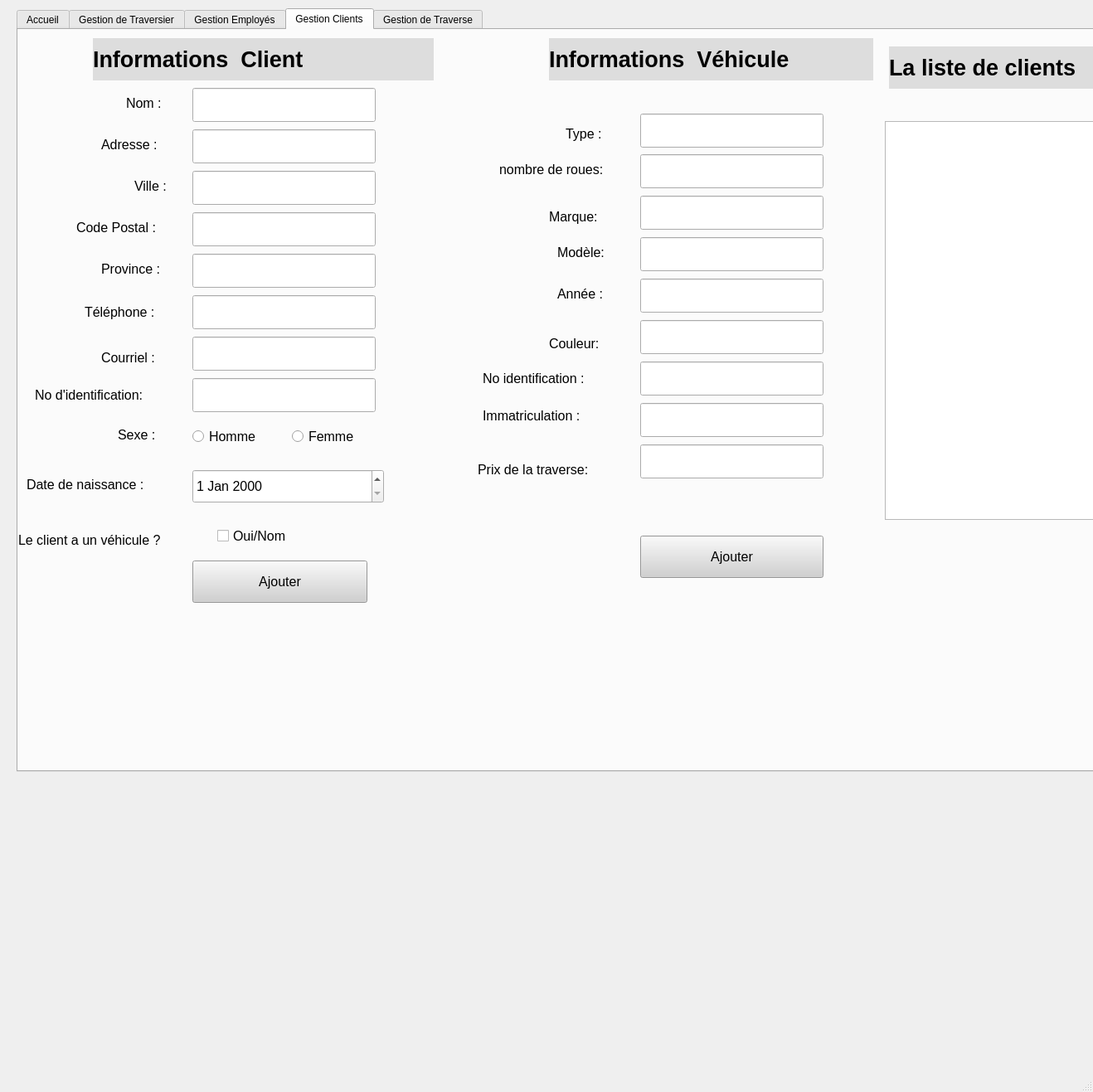
<?xml version="1.0" encoding="UTF-8"?>
<ui version="4.0">
 <class>MainWindow</class>
 <widget class="QMainWindow" name="MainWindow">
  <property name="geometry">
   <rect>
    <x>0</x>
    <y>0</y>
    <width>1318</width>
    <height>1317</height>
   </rect>
  </property>
  <property name="windowTitle">
   <string>MainWindow</string>
  </property>
  <widget class="QWidget" name="centralwidget">
   <widget class="QTabWidget" name="tabWidget">
    <property name="geometry">
     <rect>
      <x>20</x>
      <y>10</y>
      <width>1591</width>
      <height>921</height>
     </rect>
    </property>
    <property name="font">
     <font>
      <weight>50</weight>
      <bold>false</bold>
     </font>
    </property>
    <property name="currentIndex">
     <number>3</number>
    </property>
    <widget class="QWidget" name="tab">
     <attribute name="title">
      <string>Accueil</string>
     </attribute>
    </widget>
    <widget class="QWidget" name="tab_4">
     <attribute name="title">
      <string>Gestion de Traversier</string>
     </attribute>
     <widget class="QLabel" name="label">
      <property name="geometry">
       <rect>
        <x>30</x>
        <y>0</y>
        <width>411</width>
        <height>51</height>
       </rect>
      </property>
      <property name="font">
       <font>
        <pointsize>20</pointsize>
        <weight>75</weight>
        <bold>true</bold>
       </font>
      </property>
      <property name="styleSheet">
       <string notr="true">background-color: rgb(221, 221, 221);</string>
      </property>
      <property name="text">
       <string>Informations  traversier</string>
      </property>
     </widget>
     <widget class="QTextEdit" name="textEdit_2">
      <property name="geometry">
       <rect>
        <x>170</x>
        <y>90</y>
        <width>191</width>
        <height>41</height>
       </rect>
      </property>
      <property name="font">
       <font>
        <pointsize>12</pointsize>
       </font>
      </property>
     </widget>
     <widget class="QTextEdit" name="textEdit_3">
      <property name="geometry">
       <rect>
        <x>170</x>
        <y>150</y>
        <width>191</width>
        <height>41</height>
       </rect>
      </property>
      <property name="font">
       <font>
        <pointsize>12</pointsize>
       </font>
      </property>
     </widget>
     <widget class="QTextEdit" name="textEdit_4">
      <property name="geometry">
       <rect>
        <x>170</x>
        <y>210</y>
        <width>191</width>
        <height>41</height>
       </rect>
      </property>
      <property name="font">
       <font>
        <pointsize>12</pointsize>
       </font>
      </property>
     </widget>
     <widget class="QTextEdit" name="textEdit_5">
      <property name="geometry">
       <rect>
        <x>170</x>
        <y>270</y>
        <width>191</width>
        <height>41</height>
       </rect>
      </property>
      <property name="font">
       <font>
        <pointsize>12</pointsize>
       </font>
      </property>
     </widget>
     <widget class="QTextEdit" name="textEdit_6">
      <property name="geometry">
       <rect>
        <x>170</x>
        <y>320</y>
        <width>191</width>
        <height>41</height>
       </rect>
      </property>
      <property name="font">
       <font>
        <pointsize>12</pointsize>
       </font>
      </property>
     </widget>
     <widget class="QPushButton" name="pushButton">
      <property name="geometry">
       <rect>
        <x>170</x>
        <y>400</y>
        <width>191</width>
        <height>41</height>
       </rect>
      </property>
      <property name="text">
       <string>PushButton</string>
      </property>
     </widget>
     <widget class="QLabel" name="label_2">
      <property name="geometry">
       <rect>
        <x>30</x>
        <y>100</y>
        <width>91</width>
        <height>31</height>
       </rect>
      </property>
      <property name="font">
       <font>
        <pointsize>12</pointsize>
        <weight>50</weight>
        <bold>false</bold>
       </font>
      </property>
      <property name="text">
       <string>Nom :</string>
      </property>
     </widget>
     <widget class="QLabel" name="label_3">
      <property name="geometry">
       <rect>
        <x>10</x>
        <y>150</y>
        <width>141</width>
        <height>31</height>
       </rect>
      </property>
      <property name="font">
       <font>
        <pointsize>12</pointsize>
        <weight>50</weight>
        <bold>false</bold>
       </font>
      </property>
      <property name="text">
       <string>Capacité de personnes</string>
      </property>
     </widget>
     <widget class="QTabWidget" name="tabWidget_2">
      <property name="geometry">
       <rect>
        <x>10</x>
        <y>-30</y>
        <width>1031</width>
        <height>711</height>
       </rect>
      </property>
      <property name="currentIndex">
       <number>3</number>
      </property>
      <widget class="QWidget" name="tab_6">
       <attribute name="title">
        <string>Accueil</string>
       </attribute>
      </widget>
      <widget class="QWidget" name="tab_7">
       <attribute name="title">
        <string>Gestion Employés</string>
       </attribute>
      </widget>
      <widget class="QWidget" name="tab_8">
       <attribute name="title">
        <string>Gestion Clients</string>
       </attribute>
      </widget>
      <widget class="QWidget" name="tab_9">
       <attribute name="title">
        <string>Gestion de Traversier</string>
       </attribute>
       <widget class="QLabel" name="label_4">
        <property name="geometry">
         <rect>
          <x>30</x>
          <y>0</y>
          <width>411</width>
          <height>51</height>
         </rect>
        </property>
        <property name="font">
         <font>
          <pointsize>20</pointsize>
          <weight>75</weight>
          <bold>true</bold>
         </font>
        </property>
        <property name="styleSheet">
         <string notr="true">background-color: rgb(221, 221, 221);</string>
        </property>
        <property name="text">
         <string>Informations  traversier</string>
        </property>
       </widget>
       <widget class="QPushButton" name="btnAjouterTraversier">
        <property name="geometry">
         <rect>
          <x>270</x>
          <y>410</y>
          <width>191</width>
          <height>41</height>
         </rect>
        </property>
        <property name="font">
         <font>
          <pointsize>12</pointsize>
          <weight>75</weight>
          <bold>true</bold>
         </font>
        </property>
        <property name="styleSheet">
         <string notr="true">background-color: rgb(206, 206, 206);
color: rgb(0, 0, 0);</string>
        </property>
        <property name="text">
         <string>Ajouter</string>
        </property>
       </widget>
       <widget class="QLabel" name="label_5">
        <property name="geometry">
         <rect>
          <x>190</x>
          <y>110</y>
          <width>61</width>
          <height>31</height>
         </rect>
        </property>
        <property name="font">
         <font>
          <pointsize>12</pointsize>
          <weight>50</weight>
          <bold>false</bold>
         </font>
        </property>
        <property name="text">
         <string>Nom :</string>
        </property>
       </widget>
       <widget class="QLabel" name="label_6">
        <property name="geometry">
         <rect>
          <x>30</x>
          <y>220</y>
          <width>181</width>
          <height>31</height>
         </rect>
        </property>
        <property name="font">
         <font>
          <pointsize>12</pointsize>
          <weight>50</weight>
          <bold>false</bold>
         </font>
        </property>
        <property name="text">
         <string>Capacité de personnes :</string>
        </property>
       </widget>
       <widget class="QLabel" name="label_7">
        <property name="geometry">
         <rect>
          <x>70</x>
          <y>170</y>
          <width>171</width>
          <height>31</height>
         </rect>
        </property>
        <property name="font">
         <font>
          <pointsize>12</pointsize>
          <weight>50</weight>
          <bold>false</bold>
         </font>
        </property>
        <property name="text">
         <string>Capacité de Véhicules :</string>
        </property>
       </widget>
       <widget class="QLabel" name="label_8">
        <property name="geometry">
         <rect>
          <x>50</x>
          <y>290</y>
          <width>201</width>
          <height>31</height>
         </rect>
        </property>
        <property name="font">
         <font>
          <pointsize>12</pointsize>
          <weight>50</weight>
          <bold>false</bold>
         </font>
        </property>
        <property name="text">
         <string>Année de fabrication :</string>
        </property>
       </widget>
       <widget class="QDateEdit" name="dateFabrication">
        <property name="geometry">
         <rect>
          <x>270</x>
          <y>270</y>
          <width>211</width>
          <height>41</height>
         </rect>
        </property>
        <property name="font">
         <font>
          <pointsize>12</pointsize>
          <weight>50</weight>
          <bold>false</bold>
         </font>
        </property>
       </widget>
       <widget class="QLabel" name="label_9">
        <property name="geometry">
         <rect>
          <x>20</x>
          <y>330</y>
          <width>181</width>
          <height>31</height>
         </rect>
        </property>
        <property name="font">
         <font>
          <pointsize>12</pointsize>
          <weight>50</weight>
          <bold>false</bold>
         </font>
        </property>
        <property name="text">
         <string>Date de mise en service :</string>
        </property>
       </widget>
       <widget class="QDateEdit" name="dateMiseService">
        <property name="geometry">
         <rect>
          <x>270</x>
          <y>320</y>
          <width>211</width>
          <height>41</height>
         </rect>
        </property>
        <property name="font">
         <font>
          <pointsize>12</pointsize>
          <weight>50</weight>
          <bold>false</bold>
         </font>
        </property>
       </widget>
       <widget class="QListWidget" name="listEmployeTraversier">
        <property name="geometry">
         <rect>
          <x>530</x>
          <y>130</y>
          <width>461</width>
          <height>501</height>
         </rect>
        </property>
        <property name="font">
         <font>
          <weight>75</weight>
          <bold>true</bold>
         </font>
        </property>
       </widget>
       <widget class="QLabel" name="label_10">
        <property name="geometry">
         <rect>
          <x>580</x>
          <y>70</y>
          <width>371</width>
          <height>51</height>
         </rect>
        </property>
        <property name="font">
         <font>
          <pointsize>20</pointsize>
          <weight>75</weight>
          <bold>true</bold>
         </font>
        </property>
        <property name="styleSheet">
         <string notr="true">background-color: rgb(221, 221, 221);</string>
        </property>
        <property name="text">
         <string>La liste des employés</string>
        </property>
       </widget>
       <widget class="QLineEdit" name="edtNomTraversier">
        <property name="geometry">
         <rect>
          <x>270</x>
          <y>110</y>
          <width>211</width>
          <height>41</height>
         </rect>
        </property>
       </widget>
       <widget class="QLineEdit" name="edtCapaciteVehicule">
        <property name="geometry">
         <rect>
          <x>270</x>
          <y>160</y>
          <width>211</width>
          <height>41</height>
         </rect>
        </property>
       </widget>
       <widget class="QLineEdit" name="edtCapacitePersonne">
        <property name="geometry">
         <rect>
          <x>270</x>
          <y>210</y>
          <width>211</width>
          <height>41</height>
         </rect>
        </property>
       </widget>
      </widget>
      <widget class="QWidget" name="tab_10">
       <attribute name="title">
        <string>Gestion de Traverse</string>
       </attribute>
      </widget>
     </widget>
    </widget>
    <widget class="QWidget" name="tab_2">
     <attribute name="title">
      <string>Gestion Employés</string>
     </attribute>
     <widget class="QLabel" name="label_11">
      <property name="geometry">
       <rect>
        <x>120</x>
        <y>70</y>
        <width>55</width>
        <height>16</height>
       </rect>
      </property>
      <property name="font">
       <font>
        <pointsize>12</pointsize>
       </font>
      </property>
      <property name="text">
       <string>Nom :</string>
      </property>
     </widget>
     <widget class="QLabel" name="label_13">
      <property name="geometry">
       <rect>
        <x>90</x>
        <y>120</y>
        <width>81</width>
        <height>16</height>
       </rect>
      </property>
      <property name="font">
       <font>
        <pointsize>12</pointsize>
       </font>
      </property>
      <property name="text">
       <string>Adresse :</string>
      </property>
     </widget>
     <widget class="QLabel" name="label_14">
      <property name="geometry">
       <rect>
        <x>120</x>
        <y>170</y>
        <width>55</width>
        <height>16</height>
       </rect>
      </property>
      <property name="font">
       <font>
        <pointsize>12</pointsize>
       </font>
      </property>
      <property name="text">
       <string>Ville :</string>
      </property>
     </widget>
     <widget class="QLabel" name="label_15">
      <property name="geometry">
       <rect>
        <x>90</x>
        <y>280</y>
        <width>101</width>
        <height>16</height>
       </rect>
      </property>
      <property name="font">
       <font>
        <pointsize>12</pointsize>
       </font>
      </property>
      <property name="text">
       <string>Province :</string>
      </property>
     </widget>
     <widget class="QLabel" name="label_16">
      <property name="geometry">
       <rect>
        <x>60</x>
        <y>220</y>
        <width>131</width>
        <height>16</height>
       </rect>
      </property>
      <property name="font">
       <font>
        <pointsize>12</pointsize>
       </font>
      </property>
      <property name="text">
       <string>Code Postal :</string>
      </property>
     </widget>
     <widget class="QLabel" name="label_17">
      <property name="geometry">
       <rect>
        <x>70</x>
        <y>310</y>
        <width>121</width>
        <height>41</height>
       </rect>
      </property>
      <property name="font">
       <font>
        <pointsize>12</pointsize>
       </font>
      </property>
      <property name="text">
       <string>Téléphone :</string>
      </property>
     </widget>
     <widget class="QLabel" name="label_18">
      <property name="geometry">
       <rect>
        <x>80</x>
        <y>360</y>
        <width>101</width>
        <height>31</height>
       </rect>
      </property>
      <property name="font">
       <font>
        <pointsize>12</pointsize>
       </font>
      </property>
      <property name="text">
       <string>Courriel :</string>
      </property>
     </widget>
     <widget class="QLabel" name="label_19">
      <property name="geometry">
       <rect>
        <x>10</x>
        <y>540</y>
        <width>171</width>
        <height>16</height>
       </rect>
      </property>
      <property name="font">
       <font>
        <pointsize>12</pointsize>
       </font>
      </property>
      <property name="text">
       <string>Date d'embauche :</string>
      </property>
     </widget>
     <widget class="QLabel" name="label_20">
      <property name="geometry">
       <rect>
        <x>120</x>
        <y>430</y>
        <width>55</width>
        <height>16</height>
       </rect>
      </property>
      <property name="font">
       <font>
        <pointsize>12</pointsize>
       </font>
      </property>
      <property name="text">
       <string>No :</string>
      </property>
     </widget>
     <widget class="QLabel" name="label_21">
      <property name="geometry">
       <rect>
        <x>0</x>
        <y>480</y>
        <width>191</width>
        <height>16</height>
       </rect>
      </property>
      <property name="font">
       <font>
        <pointsize>12</pointsize>
       </font>
      </property>
      <property name="text">
       <string>No assurance social :</string>
      </property>
     </widget>
     <widget class="QLabel" name="label_22">
      <property name="geometry">
       <rect>
        <x>50</x>
        <y>580</y>
        <width>131</width>
        <height>31</height>
       </rect>
      </property>
      <property name="font">
       <font>
        <pointsize>12</pointsize>
       </font>
      </property>
      <property name="text">
       <string>Date d'arrêt :</string>
      </property>
     </widget>
     <widget class="QDateEdit" name="dateEmbauche">
      <property name="geometry">
       <rect>
        <x>200</x>
        <y>530</y>
        <width>231</width>
        <height>41</height>
       </rect>
      </property>
      <property name="font">
       <font>
        <pointsize>12</pointsize>
        <weight>50</weight>
        <bold>false</bold>
       </font>
      </property>
     </widget>
     <widget class="QDateEdit" name="dateArret">
      <property name="geometry">
       <rect>
        <x>200</x>
        <y>580</y>
        <width>231</width>
        <height>41</height>
       </rect>
      </property>
      <property name="font">
       <font>
        <pointsize>12</pointsize>
        <weight>50</weight>
        <bold>false</bold>
       </font>
      </property>
     </widget>
     <widget class="QPushButton" name="btnAjouterEmploye">
      <property name="geometry">
       <rect>
        <x>200</x>
        <y>650</y>
        <width>231</width>
        <height>71</height>
       </rect>
      </property>
      <property name="font">
       <font>
        <pointsize>12</pointsize>
       </font>
      </property>
      <property name="styleSheet">
       <string notr="true">background-color: rgb(208, 208, 208);</string>
      </property>
      <property name="text">
       <string>Ajouter</string>
      </property>
     </widget>
     <widget class="QLabel" name="label_23">
      <property name="geometry">
       <rect>
        <x>80</x>
        <y>0</y>
        <width>411</width>
        <height>51</height>
       </rect>
      </property>
      <property name="font">
       <font>
        <pointsize>20</pointsize>
        <weight>75</weight>
        <bold>true</bold>
       </font>
      </property>
      <property name="styleSheet">
       <string notr="true">background-color: rgb(221, 221, 221);</string>
      </property>
      <property name="text">
       <string>Informations  Emplyé</string>
      </property>
     </widget>
     <widget class="QLabel" name="label_41">
      <property name="geometry">
       <rect>
        <x>590</x>
        <y>20</y>
        <width>371</width>
        <height>51</height>
       </rect>
      </property>
      <property name="font">
       <font>
        <pointsize>20</pointsize>
        <weight>75</weight>
        <bold>true</bold>
       </font>
      </property>
      <property name="styleSheet">
       <string notr="true">background-color: rgb(221, 221, 221);</string>
      </property>
      <property name="text">
       <string>La liste des employés</string>
      </property>
     </widget>
     <widget class="QListWidget" name="listEmploye">
      <property name="geometry">
       <rect>
        <x>540</x>
        <y>80</y>
        <width>461</width>
        <height>581</height>
       </rect>
      </property>
      <property name="font">
       <font>
        <pointsize>12</pointsize>
        <weight>75</weight>
        <bold>true</bold>
       </font>
      </property>
     </widget>
     <widget class="QLineEdit" name="edtNomEmp">
      <property name="geometry">
       <rect>
        <x>200</x>
        <y>60</y>
        <width>231</width>
        <height>41</height>
       </rect>
      </property>
      <property name="font">
       <font>
        <pointsize>12</pointsize>
       </font>
      </property>
     </widget>
     <widget class="QLineEdit" name="edtAdresseEmploye">
      <property name="geometry">
       <rect>
        <x>200</x>
        <y>110</y>
        <width>231</width>
        <height>41</height>
       </rect>
      </property>
      <property name="font">
       <font>
        <pointsize>12</pointsize>
       </font>
      </property>
     </widget>
     <widget class="QLineEdit" name="edtVilleEmploye">
      <property name="geometry">
       <rect>
        <x>200</x>
        <y>160</y>
        <width>231</width>
        <height>41</height>
       </rect>
      </property>
      <property name="font">
       <font>
        <pointsize>12</pointsize>
       </font>
      </property>
     </widget>
     <widget class="QLineEdit" name="edtCodePostalEmploye">
      <property name="geometry">
       <rect>
        <x>200</x>
        <y>210</y>
        <width>231</width>
        <height>41</height>
       </rect>
      </property>
      <property name="font">
       <font>
        <pointsize>12</pointsize>
       </font>
      </property>
     </widget>
     <widget class="QLineEdit" name="edtProvinceEmploye">
      <property name="geometry">
       <rect>
        <x>200</x>
        <y>260</y>
        <width>231</width>
        <height>41</height>
       </rect>
      </property>
      <property name="font">
       <font>
        <pointsize>12</pointsize>
       </font>
      </property>
     </widget>
     <widget class="QLineEdit" name="edtTelephoneEmploye">
      <property name="geometry">
       <rect>
        <x>200</x>
        <y>310</y>
        <width>231</width>
        <height>41</height>
       </rect>
      </property>
      <property name="font">
       <font>
        <pointsize>12</pointsize>
       </font>
      </property>
     </widget>
     <widget class="QLineEdit" name="edtCourrielEmploye">
      <property name="geometry">
       <rect>
        <x>200</x>
        <y>360</y>
        <width>231</width>
        <height>41</height>
       </rect>
      </property>
      <property name="font">
       <font>
        <pointsize>12</pointsize>
       </font>
      </property>
     </widget>
     <widget class="QLineEdit" name="edtNoEmploye">
      <property name="geometry">
       <rect>
        <x>200</x>
        <y>420</y>
        <width>231</width>
        <height>41</height>
       </rect>
      </property>
      <property name="font">
       <font>
        <pointsize>12</pointsize>
       </font>
      </property>
     </widget>
     <widget class="QLineEdit" name="edtNasEmploye">
      <property name="geometry">
       <rect>
        <x>200</x>
        <y>470</y>
        <width>231</width>
        <height>31</height>
       </rect>
      </property>
      <property name="font">
       <font>
        <pointsize>12</pointsize>
       </font>
      </property>
     </widget>
    </widget>
    <widget class="QWidget" name="tab_3">
     <attribute name="title">
      <string>Gestion Clients</string>
     </attribute>
     <widget class="QLabel" name="label_24">
      <property name="geometry">
       <rect>
        <x>90</x>
        <y>10</y>
        <width>411</width>
        <height>51</height>
       </rect>
      </property>
      <property name="font">
       <font>
        <pointsize>20</pointsize>
        <weight>75</weight>
        <bold>true</bold>
       </font>
      </property>
      <property name="styleSheet">
       <string notr="true">background-color: rgb(221, 221, 221);</string>
      </property>
      <property name="text">
       <string>Informations  Client</string>
      </property>
     </widget>
     <widget class="QLabel" name="label_25">
      <property name="geometry">
       <rect>
        <x>120</x>
        <y>480</y>
        <width>71</width>
        <height>16</height>
       </rect>
      </property>
      <property name="font">
       <font>
        <pointsize>12</pointsize>
       </font>
      </property>
      <property name="text">
       <string>Sexe :</string>
      </property>
     </widget>
     <widget class="QLabel" name="label_26">
      <property name="geometry">
       <rect>
        <x>140</x>
        <y>180</y>
        <width>55</width>
        <height>16</height>
       </rect>
      </property>
      <property name="font">
       <font>
        <pointsize>12</pointsize>
       </font>
      </property>
      <property name="text">
       <string>Ville :</string>
      </property>
     </widget>
     <widget class="QDateEdit" name="dateNaissance">
      <property name="geometry">
       <rect>
        <x>210</x>
        <y>530</y>
        <width>231</width>
        <height>41</height>
       </rect>
      </property>
      <property name="font">
       <font>
        <pointsize>12</pointsize>
        <weight>50</weight>
        <bold>false</bold>
       </font>
      </property>
     </widget>
     <widget class="QLabel" name="label_27">
      <property name="geometry">
       <rect>
        <x>70</x>
        <y>230</y>
        <width>131</width>
        <height>16</height>
       </rect>
      </property>
      <property name="font">
       <font>
        <pointsize>12</pointsize>
       </font>
      </property>
      <property name="text">
       <string>Code Postal :</string>
      </property>
     </widget>
     <widget class="QLabel" name="label_28">
      <property name="geometry">
       <rect>
        <x>0</x>
        <y>600</y>
        <width>221</width>
        <height>31</height>
       </rect>
      </property>
      <property name="font">
       <font>
        <pointsize>12</pointsize>
       </font>
      </property>
      <property name="text">
       <string>Le client a un véhicule ?</string>
      </property>
     </widget>
     <widget class="QPushButton" name="btnAjouterClient">
      <property name="geometry">
       <rect>
        <x>210</x>
        <y>640</y>
        <width>211</width>
        <height>51</height>
       </rect>
      </property>
      <property name="font">
       <font>
        <pointsize>12</pointsize>
       </font>
      </property>
      <property name="styleSheet">
       <string notr="true">background-color: rgb(208, 208, 208);</string>
      </property>
      <property name="text">
       <string>Ajouter</string>
      </property>
     </widget>
     <widget class="QLabel" name="label_29">
      <property name="geometry">
       <rect>
        <x>80</x>
        <y>320</y>
        <width>121</width>
        <height>41</height>
       </rect>
      </property>
      <property name="font">
       <font>
        <pointsize>12</pointsize>
       </font>
      </property>
      <property name="text">
       <string>Téléphone :</string>
      </property>
     </widget>
     <widget class="QLabel" name="label_30">
      <property name="geometry">
       <rect>
        <x>100</x>
        <y>380</y>
        <width>101</width>
        <height>31</height>
       </rect>
      </property>
      <property name="font">
       <font>
        <pointsize>12</pointsize>
       </font>
      </property>
      <property name="text">
       <string>Courriel :</string>
      </property>
     </widget>
     <widget class="QLabel" name="label_31">
      <property name="geometry">
       <rect>
        <x>130</x>
        <y>80</y>
        <width>55</width>
        <height>16</height>
       </rect>
      </property>
      <property name="font">
       <font>
        <pointsize>12</pointsize>
       </font>
      </property>
      <property name="text">
       <string>Nom :</string>
      </property>
     </widget>
     <widget class="QLabel" name="label_33">
      <property name="geometry">
       <rect>
        <x>20</x>
        <y>430</y>
        <width>181</width>
        <height>20</height>
       </rect>
      </property>
      <property name="font">
       <font>
        <pointsize>12</pointsize>
       </font>
      </property>
      <property name="text">
       <string>No d'identification:</string>
      </property>
     </widget>
     <widget class="QLabel" name="label_34">
      <property name="geometry">
       <rect>
        <x>10</x>
        <y>540</y>
        <width>181</width>
        <height>16</height>
       </rect>
      </property>
      <property name="font">
       <font>
        <pointsize>12</pointsize>
       </font>
      </property>
      <property name="text">
       <string>Date de naissance :</string>
      </property>
     </widget>
     <widget class="QLabel" name="label_35">
      <property name="geometry">
       <rect>
        <x>100</x>
        <y>280</y>
        <width>101</width>
        <height>16</height>
       </rect>
      </property>
      <property name="font">
       <font>
        <pointsize>12</pointsize>
       </font>
      </property>
      <property name="text">
       <string>Province :</string>
      </property>
     </widget>
     <widget class="QLabel" name="label_36">
      <property name="geometry">
       <rect>
        <x>100</x>
        <y>130</y>
        <width>81</width>
        <height>16</height>
       </rect>
      </property>
      <property name="font">
       <font>
        <pointsize>12</pointsize>
       </font>
      </property>
      <property name="text">
       <string>Adresse :</string>
      </property>
     </widget>
     <widget class="QRadioButton" name="rdbHomme">
      <property name="geometry">
       <rect>
        <x>210</x>
        <y>480</y>
        <width>95</width>
        <height>20</height>
       </rect>
      </property>
      <property name="font">
       <font>
        <pointsize>12</pointsize>
       </font>
      </property>
      <property name="text">
       <string>Homme</string>
      </property>
     </widget>
     <widget class="QRadioButton" name="rdbFemme">
      <property name="geometry">
       <rect>
        <x>330</x>
        <y>480</y>
        <width>95</width>
        <height>20</height>
       </rect>
      </property>
      <property name="font">
       <font>
        <pointsize>12</pointsize>
       </font>
      </property>
      <property name="text">
       <string>Femme</string>
      </property>
     </widget>
     <widget class="QCheckBox" name="asVehicule">
      <property name="geometry">
       <rect>
        <x>240</x>
        <y>600</y>
        <width>181</width>
        <height>20</height>
       </rect>
      </property>
      <property name="font">
       <font>
        <pointsize>12</pointsize>
       </font>
      </property>
      <property name="text">
       <string>Oui/Nom</string>
      </property>
     </widget>
     <widget class="QLabel" name="label_37">
      <property name="geometry">
       <rect>
        <x>640</x>
        <y>10</y>
        <width>391</width>
        <height>51</height>
       </rect>
      </property>
      <property name="font">
       <font>
        <pointsize>20</pointsize>
        <weight>75</weight>
        <bold>true</bold>
       </font>
      </property>
      <property name="styleSheet">
       <string notr="true">background-color: rgb(221, 221, 221);</string>
      </property>
      <property name="text">
       <string>Informations  Véhicule</string>
      </property>
     </widget>
     <widget class="QLabel" name="label_39">
      <property name="geometry">
       <rect>
        <x>650</x>
        <y>260</y>
        <width>71</width>
        <height>16</height>
       </rect>
      </property>
      <property name="font">
       <font>
        <pointsize>12</pointsize>
       </font>
      </property>
      <property name="text">
       <string>Modèle:</string>
      </property>
     </widget>
     <widget class="QLabel" name="label_40">
      <property name="geometry">
       <rect>
        <x>650</x>
        <y>310</y>
        <width>81</width>
        <height>16</height>
       </rect>
      </property>
      <property name="font">
       <font>
        <pointsize>12</pointsize>
       </font>
      </property>
      <property name="text">
       <string>Année :</string>
      </property>
     </widget>
     <widget class="QPushButton" name="btnAjouterVehicule">
      <property name="geometry">
       <rect>
        <x>750</x>
        <y>610</y>
        <width>221</width>
        <height>51</height>
       </rect>
      </property>
      <property name="font">
       <font>
        <pointsize>12</pointsize>
       </font>
      </property>
      <property name="styleSheet">
       <string notr="true">background-color: rgb(208, 208, 208);</string>
      </property>
      <property name="text">
       <string>Ajouter</string>
      </property>
     </widget>
     <widget class="QLabel" name="label_42">
      <property name="geometry">
       <rect>
        <x>560</x>
        <y>400</y>
        <width>161</width>
        <height>41</height>
       </rect>
      </property>
      <property name="font">
       <font>
        <pointsize>12</pointsize>
       </font>
      </property>
      <property name="text">
       <string>No identification :</string>
      </property>
     </widget>
     <widget class="QLabel" name="label_43">
      <property name="geometry">
       <rect>
        <x>560</x>
        <y>450</y>
        <width>161</width>
        <height>31</height>
       </rect>
      </property>
      <property name="font">
       <font>
        <pointsize>12</pointsize>
       </font>
      </property>
      <property name="text">
       <string>Immatriculation :</string>
      </property>
     </widget>
     <widget class="QLabel" name="label_44">
      <property name="geometry">
       <rect>
        <x>660</x>
        <y>110</y>
        <width>55</width>
        <height>31</height>
       </rect>
      </property>
      <property name="font">
       <font>
        <pointsize>12</pointsize>
       </font>
      </property>
      <property name="text">
       <string>Type :</string>
      </property>
     </widget>
     <widget class="QLabel" name="label_45">
      <property name="geometry">
       <rect>
        <x>580</x>
        <y>160</y>
        <width>161</width>
        <height>16</height>
       </rect>
      </property>
      <property name="font">
       <font>
        <pointsize>12</pointsize>
       </font>
      </property>
      <property name="text">
       <string>nombre de roues:</string>
      </property>
     </widget>
     <widget class="QLabel" name="label_46">
      <property name="geometry">
       <rect>
        <x>554</x>
        <y>520</y>
        <width>171</width>
        <height>20</height>
       </rect>
      </property>
      <property name="font">
       <font>
        <pointsize>12</pointsize>
       </font>
      </property>
      <property name="text">
       <string>Prix de la traverse:</string>
      </property>
     </widget>
     <widget class="QLabel" name="label_48">
      <property name="geometry">
       <rect>
        <x>640</x>
        <y>370</y>
        <width>101</width>
        <height>16</height>
       </rect>
      </property>
      <property name="font">
       <font>
        <pointsize>12</pointsize>
       </font>
      </property>
      <property name="text">
       <string>Couleur:</string>
      </property>
     </widget>
     <widget class="QLabel" name="label_49">
      <property name="geometry">
       <rect>
        <x>640</x>
        <y>210</y>
        <width>81</width>
        <height>31</height>
       </rect>
      </property>
      <property name="font">
       <font>
        <pointsize>12</pointsize>
       </font>
      </property>
      <property name="text">
       <string>Marque:</string>
      </property>
     </widget>
     <widget class="QListWidget" name="listClient">
      <property name="geometry">
       <rect>
        <x>1045</x>
        <y>110</y>
        <width>331</width>
        <height>481</height>
       </rect>
      </property>
     </widget>
     <widget class="QLabel" name="label_38">
      <property name="geometry">
       <rect>
        <x>1050</x>
        <y>20</y>
        <width>391</width>
        <height>51</height>
       </rect>
      </property>
      <property name="font">
       <font>
        <pointsize>20</pointsize>
        <weight>75</weight>
        <bold>true</bold>
       </font>
      </property>
      <property name="styleSheet">
       <string notr="true">background-color: rgb(221, 221, 221);</string>
      </property>
      <property name="text">
       <string>La liste de clients</string>
      </property>
     </widget>
     <widget class="QLineEdit" name="edtNomClient">
      <property name="geometry">
       <rect>
        <x>210</x>
        <y>70</y>
        <width>221</width>
        <height>41</height>
       </rect>
      </property>
      <property name="font">
       <font>
        <pointsize>12</pointsize>
       </font>
      </property>
     </widget>
     <widget class="QLineEdit" name="edtAdresseClient">
      <property name="geometry">
       <rect>
        <x>210</x>
        <y>120</y>
        <width>221</width>
        <height>41</height>
       </rect>
      </property>
      <property name="font">
       <font>
        <pointsize>12</pointsize>
       </font>
      </property>
     </widget>
     <widget class="QLineEdit" name="edtVilleClient">
      <property name="geometry">
       <rect>
        <x>210</x>
        <y>170</y>
        <width>221</width>
        <height>41</height>
       </rect>
      </property>
      <property name="font">
       <font>
        <pointsize>12</pointsize>
       </font>
      </property>
     </widget>
     <widget class="QLineEdit" name="edtCodePostalClient">
      <property name="geometry">
       <rect>
        <x>210</x>
        <y>220</y>
        <width>221</width>
        <height>41</height>
       </rect>
      </property>
      <property name="font">
       <font>
        <pointsize>12</pointsize>
       </font>
      </property>
     </widget>
     <widget class="QLineEdit" name="edtProvinceClient">
      <property name="geometry">
       <rect>
        <x>210</x>
        <y>270</y>
        <width>221</width>
        <height>41</height>
       </rect>
      </property>
      <property name="font">
       <font>
        <pointsize>12</pointsize>
       </font>
      </property>
     </widget>
     <widget class="QLineEdit" name="edtTelephoneClient">
      <property name="geometry">
       <rect>
        <x>210</x>
        <y>320</y>
        <width>221</width>
        <height>41</height>
       </rect>
      </property>
      <property name="font">
       <font>
        <pointsize>12</pointsize>
       </font>
      </property>
     </widget>
     <widget class="QLineEdit" name="edtCourrielClient">
      <property name="geometry">
       <rect>
        <x>210</x>
        <y>370</y>
        <width>221</width>
        <height>41</height>
       </rect>
      </property>
      <property name="font">
       <font>
        <pointsize>12</pointsize>
       </font>
      </property>
     </widget>
     <widget class="QLineEdit" name="edtNoIdentificationClient">
      <property name="geometry">
       <rect>
        <x>210</x>
        <y>420</y>
        <width>221</width>
        <height>41</height>
       </rect>
      </property>
      <property name="font">
       <font>
        <pointsize>12</pointsize>
       </font>
      </property>
     </widget>
     <widget class="QLineEdit" name="edtType">
      <property name="geometry">
       <rect>
        <x>750</x>
        <y>101</y>
        <width>221</width>
        <height>41</height>
       </rect>
      </property>
     </widget>
     <widget class="QLineEdit" name="edtNombreRoues">
      <property name="geometry">
       <rect>
        <x>750</x>
        <y>150</y>
        <width>221</width>
        <height>41</height>
       </rect>
      </property>
     </widget>
     <widget class="QLineEdit" name="edtMarque">
      <property name="geometry">
       <rect>
        <x>750</x>
        <y>200</y>
        <width>221</width>
        <height>41</height>
       </rect>
      </property>
     </widget>
     <widget class="QLineEdit" name="edtModele">
      <property name="geometry">
       <rect>
        <x>750</x>
        <y>250</y>
        <width>221</width>
        <height>41</height>
       </rect>
      </property>
     </widget>
     <widget class="QLineEdit" name="edtAnnee">
      <property name="geometry">
       <rect>
        <x>750</x>
        <y>300</y>
        <width>221</width>
        <height>41</height>
       </rect>
      </property>
     </widget>
     <widget class="QLineEdit" name="edtCouleur">
      <property name="geometry">
       <rect>
        <x>750</x>
        <y>350</y>
        <width>221</width>
        <height>41</height>
       </rect>
      </property>
     </widget>
     <widget class="QLineEdit" name="edtNoIdentification">
      <property name="geometry">
       <rect>
        <x>750</x>
        <y>400</y>
        <width>221</width>
        <height>41</height>
       </rect>
      </property>
     </widget>
     <widget class="QLineEdit" name="edtImmatriculation">
      <property name="geometry">
       <rect>
        <x>750</x>
        <y>450</y>
        <width>221</width>
        <height>41</height>
       </rect>
      </property>
     </widget>
     <widget class="QLineEdit" name="edtPrixTraverse">
      <property name="geometry">
       <rect>
        <x>750</x>
        <y>500</y>
        <width>221</width>
        <height>41</height>
       </rect>
      </property>
     </widget>
    </widget>
    <widget class="QWidget" name="tab_5">
     <attribute name="title">
      <string>Gestion de Traverse</string>
     </attribute>
     <widget class="QLabel" name="label_12">
      <property name="geometry">
       <rect>
        <x>10</x>
        <y>10</y>
        <width>411</width>
        <height>51</height>
       </rect>
      </property>
      <property name="font">
       <font>
        <pointsize>20</pointsize>
        <weight>75</weight>
        <bold>true</bold>
       </font>
      </property>
      <property name="styleSheet">
       <string notr="true">background-color: rgb(221, 221, 221);</string>
      </property>
      <property name="text">
       <string>Informations  traverse</string>
      </property>
     </widget>
     <widget class="QLabel" name="label_32">
      <property name="geometry">
       <rect>
        <x>60</x>
        <y>230</y>
        <width>171</width>
        <height>31</height>
       </rect>
      </property>
      <property name="font">
       <font>
        <pointsize>12</pointsize>
        <weight>50</weight>
        <bold>false</bold>
       </font>
      </property>
      <property name="text">
       <string>Capacité de personnes :</string>
      </property>
     </widget>
     <widget class="QPushButton" name="btnAjouterTraverse">
      <property name="geometry">
       <rect>
        <x>250</x>
        <y>420</y>
        <width>191</width>
        <height>41</height>
       </rect>
      </property>
      <property name="font">
       <font>
        <pointsize>12</pointsize>
        <weight>75</weight>
        <bold>true</bold>
       </font>
      </property>
      <property name="styleSheet">
       <string notr="true">background-color: rgb(206, 206, 206);
color: rgb(0, 0, 0);</string>
      </property>
      <property name="text">
       <string>Ajouter</string>
      </property>
     </widget>
     <widget class="QListWidget" name="listEmployeTraversier_2">
      <property name="geometry">
       <rect>
        <x>510</x>
        <y>140</y>
        <width>461</width>
        <height>501</height>
       </rect>
      </property>
      <property name="font">
       <font>
        <weight>75</weight>
        <bold>true</bold>
       </font>
      </property>
     </widget>
     <widget class="QLabel" name="label_47">
      <property name="geometry">
       <rect>
        <x>180</x>
        <y>170</y>
        <width>51</width>
        <height>31</height>
       </rect>
      </property>
      <property name="font">
       <font>
        <pointsize>12</pointsize>
        <weight>50</weight>
        <bold>false</bold>
       </font>
      </property>
      <property name="text">
       <string>Heure:</string>
      </property>
     </widget>
     <widget class="QLabel" name="label_50">
      <property name="geometry">
       <rect>
        <x>120</x>
        <y>290</y>
        <width>121</width>
        <height>31</height>
       </rect>
      </property>
      <property name="font">
       <font>
        <pointsize>12</pointsize>
        <weight>50</weight>
        <bold>false</bold>
       </font>
      </property>
      <property name="text">
       <string>Ville de départ :</string>
      </property>
     </widget>
     <widget class="QLabel" name="label_51">
      <property name="geometry">
       <rect>
        <x>560</x>
        <y>80</y>
        <width>371</width>
        <height>51</height>
       </rect>
      </property>
      <property name="font">
       <font>
        <pointsize>20</pointsize>
        <weight>75</weight>
        <bold>true</bold>
       </font>
      </property>
      <property name="styleSheet">
       <string notr="true">background-color: rgb(221, 221, 221);</string>
      </property>
      <property name="text">
       <string>La liste des employés</string>
      </property>
     </widget>
     <widget class="QLabel" name="label_52">
      <property name="geometry">
       <rect>
        <x>50</x>
        <y>330</y>
        <width>181</width>
        <height>31</height>
       </rect>
      </property>
      <property name="font">
       <font>
        <pointsize>12</pointsize>
        <weight>50</weight>
        <bold>false</bold>
       </font>
      </property>
      <property name="text">
       <string>Date de mise en service :</string>
      </property>
     </widget>
     <widget class="QLineEdit" name="edtCapacitePersonne_2">
      <property name="geometry">
       <rect>
        <x>250</x>
        <y>220</y>
        <width>211</width>
        <height>41</height>
       </rect>
      </property>
     </widget>
     <widget class="QLineEdit" name="edtCapaciteVehicule_2">
      <property name="geometry">
       <rect>
        <x>250</x>
        <y>170</y>
        <width>211</width>
        <height>41</height>
       </rect>
      </property>
     </widget>
     <widget class="QDateEdit" name="dateFabrication_2">
      <property name="geometry">
       <rect>
        <x>250</x>
        <y>280</y>
        <width>211</width>
        <height>41</height>
       </rect>
      </property>
      <property name="font">
       <font>
        <pointsize>12</pointsize>
        <weight>50</weight>
        <bold>false</bold>
       </font>
      </property>
     </widget>
     <widget class="QLabel" name="label_53">
      <property name="geometry">
       <rect>
        <x>140</x>
        <y>120</y>
        <width>101</width>
        <height>31</height>
       </rect>
      </property>
      <property name="font">
       <font>
        <pointsize>12</pointsize>
        <weight>50</weight>
        <bold>false</bold>
       </font>
      </property>
      <property name="text">
       <string>No traverse :</string>
      </property>
     </widget>
     <widget class="QLineEdit" name="edtNomTraversier_2">
      <property name="geometry">
       <rect>
        <x>250</x>
        <y>120</y>
        <width>211</width>
        <height>41</height>
       </rect>
      </property>
     </widget>
     <widget class="QDateEdit" name="dateMiseService_2">
      <property name="geometry">
       <rect>
        <x>250</x>
        <y>330</y>
        <width>211</width>
        <height>41</height>
       </rect>
      </property>
      <property name="font">
       <font>
        <pointsize>12</pointsize>
        <weight>50</weight>
        <bold>false</bold>
       </font>
      </property>
     </widget>
    </widget>
   </widget>
  </widget>
  <widget class="QStatusBar" name="statusbar"/>
 </widget>
 <resources/>
 <connections/>
</ui>
